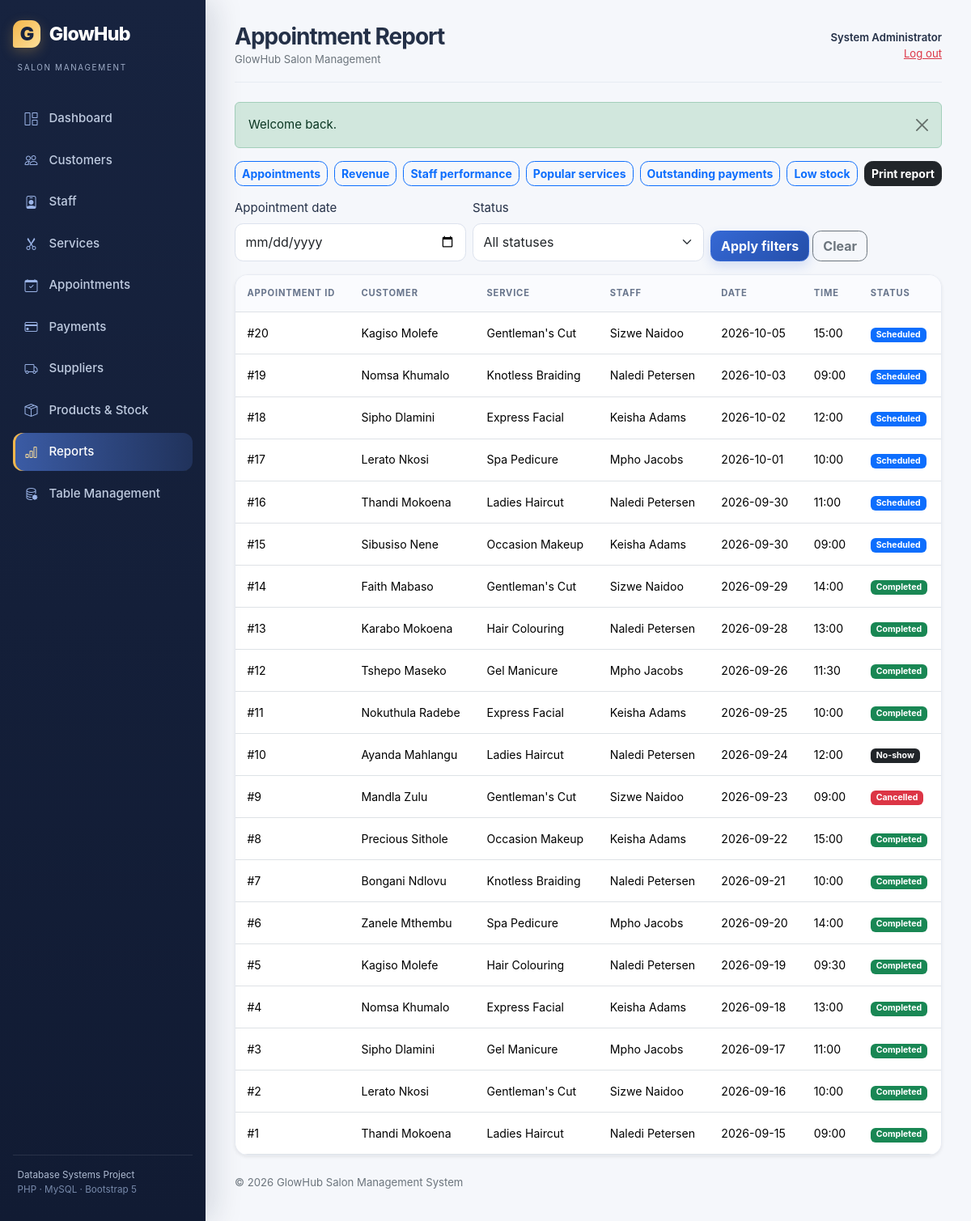
/reports/appointments.php (signed in), run on the app's committed database.
### tables this page shows
CREATE TABLE appointments (
    appointment_id INT UNSIGNED AUTO_INCREMENT PRIMARY KEY,
    customer_id INT UNSIGNED NOT NULL,
    staff_id INT UNSIGNED NOT NULL,
    service_id INT UNSIGNED NOT NULL,
    appointment_date DATE NOT NULL,
    appointment_time TIME NOT NULL,
    status ENUM('Scheduled', 'Completed', 'Cancelled', 'No-show') NOT NULL DEFAULT 'Scheduled',
    notes VARCHAR(500) NULL,
    service_price DECIMAL(10,2) NOT NULL,
    created_at TIMESTAMP NOT NULL DEFAULT CURRENT_TIMESTAMP,
    INDEX idx_appointments_schedule (staff_id, appointment_date, appointment_time),
    INDEX idx_appointments_customer (customer_id),
    INDEX idx_appointments_status_date (status, appointment_date),
    CONSTRAINT fk_appointments_customer
        FOREIGN KEY (customer_id) REFERENCES customers(customer_id)
        ON UPDATE CASCADE ON DELETE RESTRICT,
    CONSTRAINT fk_appointments_staff
        FOREIGN KEY (staff_id) REFERENCES staff(staff_id)
        ON UPDATE CASCADE ON DELETE RESTRICT,
    CONSTRAINT fk_appointments_service
        FOREIGN KEY (service_id) REFERENCES services(service_id)
        ON UPDATE CASCADE ON DELETE RESTRICT,
    CONSTRAINT chk_appointment_price CHECK (service_price >= 0)
);

CREATE TABLE services (
    service_id INT UNSIGNED AUTO_INCREMENT PRIMARY KEY,
    service_name VARCHAR(100) NOT NULL UNIQUE,
    description VARCHAR(500) NULL,
    duration_minutes SMALLINT UNSIGNED NOT NULL,
    price DECIMAL(10,2) NOT NULL,
    status ENUM('Active', 'Inactive') NOT NULL DEFAULT 'Active',
    created_at TIMESTAMP NOT NULL DEFAULT CURRENT_TIMESTAMP,
    CONSTRAINT chk_service_duration CHECK (duration_minutes BETWEEN 5 AND 600),
    CONSTRAINT chk_service_price CHECK (price >= 0)
);

### config/database.php (called while the page is built, shortened)
<?php
function db(): PDO
{
    static $pdo = null;
    if ($pdo instanceof PDO) {
        return $pdo;
    }
    $dsn = 'mysql:host=' . DB_HOST . ';dbname=' . DB_NAME . ';charset=utf8mb4';
    try {
        $pdo = new PDO($dsn, DB_USER, DB_PASS, [
            PDO::ATTR_ERRMODE => PDO::ERRMODE_EXCEPTION,
            PDO::ATTR_DEFAULT_FETCH_MODE => PDO::FETCH_ASSOC,
            PDO::ATTR_EMULATE_PREPARES => false,
        ]);
    } catch (PDOException $exception) {
        http_response_code(503);
        exit('Database connection is unavailable. Please start MySQL and import database/salon_management.sql.');
    }
    return $pdo;
}

### reports/appointments.php (the view, shortened to what this page needs)
<?php
$date=trim((string)($_GET['date']??''));$status=trim((string)($_GET['status']??''));$where=[];$params=[];if(is_valid_date($date)){$where[]='a.appointment_date=:date';$params[':date']=$date;}if(in_array($status,['Scheduled','Completed','Cancelled','No-show'],true)){$where[]='a.status=:status';$params[':status']=$status;}$sql="SELECT a.*,CONCAT(c.first_name,' ',c.last_name) customer_name,s.service_name,CONCAT(st.first_name,' ',st.last_name) staff_name FROM appointments a JOIN customers c ON c.customer_id=a.customer_id JOIN services s ON s.service_id=a.service_id JOIN staff st ON st.staff_id=a.staff_id";if($where)$sql.=' WHERE '.implode(' AND ',$where);$rows=all_rows($sql.' ORDER BY a.appointment_date DESC,a.appointment_time DESC',$params);$page_title='Appointment Report';require __DIR__.'/../includes/header.php';
?>
<h2 class="print-heading">Appointment Report</h2><?php require __DIR__.'/../includes/report_nav.php';?><form method="get" class="row g-2 align-items-end no-print mb-3"><div class="col-sm-4"><label class="form-label">Appointment date</label><input class="form-control" type="date" name="date" value="<?=e($date)?>"></div><div class="col-sm-4"><label class="form-label">Status</label><select class="form-select" name="status"><option value="">All statuses</option><?php foreach(['Scheduled','Completed','Cancelled','No-show'] as $item):?><option <?= $status===$item?'selected':''?>><?=e($item)?></option><?php endforeach;?></select></div><div class="col-sm-4"><button class="btn btn-primary">Apply filters</button> <a class="btn btn-outline-secondary" href="<?=e(app_url('reports/appointments.php'))?>">Clear</a></div></form><div class="card shadow-sm table-card"><div class="table-responsive"><table class="table table-hover align-middle mb-0"><thead><tr><th>Appointment ID</th><th>Customer</th><th>Service</th><th>Staff</th><th>Date</th><th>Time</th><th>Status</th></tr></thead><tbody><?php if(!$rows):?><tr><td colspan="7" class="text-center py-4 text-secondary">No appointments match the selected filters.</td></tr><?php endif;?><?php foreach($rows as $row):?><tr><td>#<?= (int)$row['appointment_id']?></td><td><?=e($row['customer_name'])?></td><td><?=e($row['service_name'])?></td><td><?=e($row['staff_name'])?></td><td><?=e($row['appointment_date'])?></td><td><?=e(date('H:i',strtotime($row['appointment_time'])))?></td><td><?=status_badge($row['status'])?></td></tr><?php endforeach;?></tbody></table></div></div><?php require __DIR__.'/../includes/footer.php';

### includes/functions.php (shortened to what this page needs)
<?php
require_once __DIR__ . '/../config/database.php';
function app_url(string $path = ''): string
{
    return rtrim(APP_BASE_URL, '/') . ($path === '' ? '/' : '/' . ltrim($path, '/'));
}
function e(mixed $value): string
{
    return htmlspecialchars((string) $value, ENT_QUOTES, 'UTF-8');
}
function display_flashes(): void
{
    foreach ($_SESSION['flash'] as $flash) {
        $type = in_array($flash['type'], ['success', 'danger', 'warning', 'info'], true) ? $flash['type'] : 'info';
        echo '<div class="alert alert-' . e($type) . ' alert-dismissible fade show" role="alert">'
            . e($flash['message'])
            . '<button type="button" class="btn-close" data-bs-dismiss="alert" aria-label="Close"></button></div>';
    }
}
function all_rows(string $sql, array $params = []): array
{
    $statement = db()->prepare($sql);
    $statement->execute($params);
    return $statement->fetchAll();
}
function status_badge(string $status): string
{
    $classes = [
        'Scheduled' => 'primary', 'Completed' => 'success', 'Cancelled' => 'danger',
        'No-show' => 'dark', 'Paid' => 'success', 'Partially Paid' => 'warning',
        'Unpaid' => 'danger', 'Available' => 'success', 'Unavailable' => 'warning',
        'Inactive' => 'secondary', 'Active' => 'success',
    ];
    return '<span class="badge text-bg-' . ($classes[$status] ?? 'secondary') . '">' . e($status) . '</span>';
}

### assets/css/style.css (style rules this page uses)
:root { --ink: #243047; --navy: #17233f; --navy-2: #243862; --blue: #3568d4; --blue-dark: #244ea9; --sky: #66c9d8; --gold: #f3b64b; --rose: #df7894; --cream: #f5f7fb; --muted: #748097; --line: #e7ebf3; --shadow: 0 16px 40px rgba(31, 48, 85, .08); }
* { box-sizing: border-box; }
body { background: var(--cream); color: var(--ink); font-size: .94rem; font-family: Inter, ui-sans-serif, system-ui, -apple-system, BlinkMacSystemFont, "Segoe UI", sans-serif; }
a { color: var(--blue); }
.card { border: 1px solid var(--line); border-radius: 1rem; box-shadow: var(--shadow); overflow: hidden; }
.table-card .table { font-size: .88rem; }
.table-card .table thead th { background: #fafbfe; color: #68758c; font-size: .7rem; text-transform: uppercase; letter-spacing: .07em; border-bottom-width: 1px; white-space: nowrap; }
.table > :not(caption) > * > * { padding: .9rem; }
.form-control, .form-select { border-color: #dce2ed; border-radius: .65rem; padding: .65rem .78rem; }
.btn { border-radius: .65rem; font-weight: 650; }
.btn-primary { background: linear-gradient(135deg, var(--blue), var(--blue-dark)); border-color: var(--blue); box-shadow: 0 6px 14px rgba(53,104,212,.18); }

### data on the page
appointments: appointment_id "20", customer_name "Kagiso Molefe", service.service_name "Gentleman's Cut", staff_name "Sizwe Naidoo", appointment_date "2026-10-05", appointment_time "15:00", status "Scheduled"
appointments: appointment_id "19", customer_name "Nomsa Khumalo", service.service_name "Knotless Braiding", staff_name "Naledi Petersen", appointment_date "2026-10-03", appointment_time "09:00", status "Scheduled"
appointments: appointment_id "18", customer_name "Sipho Dlamini", service.service_name "Express Facial", staff_name "Keisha Adams", appointment_date "2026-10-02", appointment_time "12:00", status "Scheduled"
appointments: appointment_id "17", customer_name "Lerato Nkosi", service.service_name "Spa Pedicure", staff_name "Mpho Jacobs", appointment_date "2026-10-01", appointment_time "10:00", status "Scheduled"
appointments: appointment_id "16", customer_name "Thandi Mokoena", service.service_name "Ladies Haircut", staff_name "Naledi Petersen", appointment_date "2026-09-30", appointment_time "11:00", status "Scheduled"
appointments: appointment_id "15", customer_name "Sibusiso Nene", service.service_name "Occasion Makeup", staff_name "Keisha Adams", appointment_date "2026-09-30", appointment_time "09:00", status "Scheduled"
appointments: appointment_id "14", customer_name "Faith Mabaso", service.service_name "Gentleman's Cut", staff_name "Sizwe Naidoo", appointment_date "2026-09-29", appointment_time "14:00", status "Completed"
appointments: appointment_id "13", customer_name "Karabo Mokoena", service.service_name "Hair Colouring", staff_name "Naledi Petersen", appointment_date "2026-09-28", appointment_time "13:00", status "Completed"
appointments: appointment_id "12", customer_name "Tshepo Maseko", service.service_name "Gel Manicure", staff_name "Mpho Jacobs", appointment_date "2026-09-26", appointment_time "11:30", status "Completed"
appointments: appointment_id "11", customer_name "Nokuthula Radebe", service.service_name "Express Facial", staff_name "Keisha Adams", appointment_date "2026-09-25", appointment_time "10:00", status "Completed"
appointments: appointment_id "10", customer_name "Ayanda Mahlangu", service.service_name "Ladies Haircut", staff_name "Naledi Petersen", appointment_date "2026-09-24", appointment_time "12:00", status "No-show"
appointments: appointment_id "9", customer_name "Mandla Zulu", service.service_name "Gentleman's Cut", staff_name "Sizwe Naidoo", appointment_date "2026-09-23", appointment_time "09:00", status "Cancelled"
appointments: appointment_id "8", customer_name "Precious Sithole", service.service_name "Occasion Makeup", staff_name "Keisha Adams", appointment_date "2026-09-22", appointment_time "15:00", status "Completed"
appointments: appointment_id "7", customer_name "Bongani Ndlovu", service.service_name "Knotless Braiding", staff_name "Naledi Petersen", appointment_date "2026-09-21", appointment_time "10:00", status "Completed"
appointments: appointment_id "6", customer_name "Zanele Mthembu", service.service_name "Spa Pedicure", staff_name "Mpho Jacobs", appointment_date "2026-09-20", appointment_time "14:00", status "Completed"
appointments: appointment_id "5", customer_name "Kagiso Molefe", service.service_name "Hair Colouring", staff_name "Naledi Petersen", appointment_date "2026-09-19", appointment_time "09:30", status "Completed"
appointments: appointment_id "4", customer_name "Nomsa Khumalo", service.service_name "Express Facial", staff_name "Keisha Adams", appointment_date "2026-09-18", appointment_time "13:00", status "Completed"
appointments: appointment_id "3", customer_name "Sipho Dlamini", service.service_name "Gel Manicure", staff_name "Mpho Jacobs", appointment_date "2026-09-17", appointment_time "11:00", status "Completed"
appointments: appointment_id "2", customer_name "Lerato Nkosi", service.service_name "Gentleman's Cut", staff_name "Sizwe Naidoo", appointment_date "2026-09-16", appointment_time "10:00", status "Completed"
appointments: appointment_id "1", customer_name "Thandi Mokoena", service.service_name "Ladies Haircut", staff_name "Naledi Petersen", appointment_date "2026-09-15", appointment_time "09:00", status "Completed"

### other printed values
$label "Dashboard"
$label "Customers"
$label "Staff"
$label "Services"
$label "Appointments"
$label "Payments"
$label "Suppliers"
$label "Products & Stock"
$label "Reports"
$label "Table Management"
$page_title "Appointment Report"
current_user()['full_name'] "System Administrator"
$flash['message'] "Welcome back."
